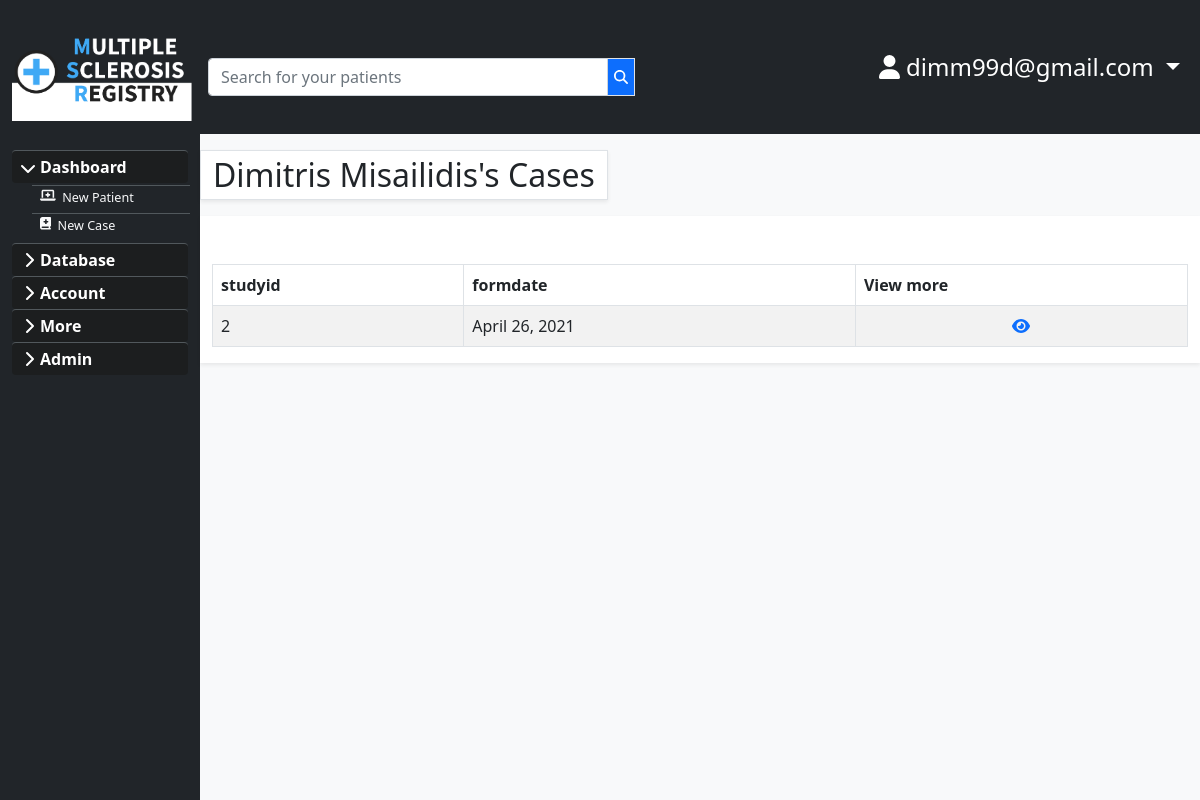
The app's page /registry/28/ (signed in) with its own data.
### users/models.py (models this page shows, shortened)
class User(AbstractBaseUser, PermissionsMixin):
    email = models.EmailField(max_length=254, unique=True)
    is_staff = models.BooleanField(default=False)
    is_superuser = models.BooleanField(default=False)
    is_active = models.BooleanField(default=True)
    last_login = models.DateTimeField(null=True, blank=True)
    date_joined = models.DateTimeField(auto_now_add=True)
    name = models.CharField(max_length=25, null=True, blank=True)
    surname = models.CharField(max_length=25, null=True, blank=True)
    USERNAME_FIELD = 'email'
    EMAIL_FIELD = 'email'
    REQUIRED_FIELDS = ['name','surname']
    objects = UserManager()

### main/models.py (models this page shows, shortened)
class Mspatient(models.Model):
    name = models.CharField(max_length=30)
    surname = models.CharField(max_length=30,default='')
    address = models.CharField(max_length=30)
    datecreated = models.DateField(auto_now_add=True)
    createdby = models.ForeignKey(User,editable=False, null=True,blank=True, on_delete= models.SET_NULL)

class Mscase(models.Model):
    ms_choices=(
        ('RR','Relapsing-remitting MS'),
        ('SP','Secondary progressive MS'),
        ('PP','Primary progressive MS'),
        ('Other','Other'),
    )
    severity_choices=(
        ('Mild','Mild'),
        ('Moderate','Moderate'),
        ('Severe','Severe'),
    )
    modtreat_choices=(
        ('Alemtuzumab','Alemtuzumab'),
        ('Avonex','Avonex'),
        ('Betaferon','Betaferon'),
        ('Copaxone','Copaxone'),
        ('Extavia','Extavia'),
        ('Fingolimod','Fingolimod'),
        ('Mitoxantrone','Mitoxantrone'),
        ('Natalizumab','Natalizumab'),
        ('Ocrelizumab','Ocrelizumab'),
        ('Rebif','Rebif'),
        ('Tecfidera','Tecfidera'),
        ('Teriflunomide','Teriflunomide'),
        ('None','None'),
    )
    pastmodreason_choices=(
        ('Lack of efficacy','Lack of efficacy'),
        ('Side Effects','Side Effects'),
        ('Other','Other'),
    )
    evaluation_choices=(
        ('Self-estimated','Self-estimated'),
        ('Trundle wheel','Trundle wheel'),
        ('Treadmill','Treadmill'),
    )
    onsetlocal_choices=(
        ('Spinal','Spinal'),
        ('Cortex','Cortex'),
        ('Visual','Visual'),
        ('Cerebellar/brainstem','Cerebellar/brainstem'),
    )
    onsetsympt_choices=(
        ('Vision','Vision'),
        ('Motor','Motor'),
        ('Sensory','Sensory'),
        ('Coordination','Coordination'),
        ('Bowel/Bladder','Bowel/Bladder'),
        ('Fatigue','Fatigue'),
        ('Cognitive','Cognitive'),
        ('Encephalopathy','Encephalopathy'),
        ('Other','Other'),
    )
    yes_no=(
        ('Yes','Yes'),
        ('No','No')
    )
    mspatient = models.ForeignKey(Mspatient, null=True, on_delete= models.CASCADE)
    formdate = models.DateField()
    studyid = models.AutoField(primary_key=True)
    ms_now = models.CharField(max_length=10,choices=ms_choices)
    conv_to_sp=models.CharField(max_length=20)
    date_diag=models.DateField()
    ms_diag= models.CharField(max_length=10,choices=ms_choices)
    date_onset=models.DateField()
    num_relapses=IntegerField()
    severity=models.CharField(max_length=10,choices=severity_choices)
    pastmodtreat=models.CharField(max_length=20,choices=modtreat_choices)
    pastmoddatestart=models.DateField()
    pastmodtreatstop=models.DateField()
    pastmodreason= models.CharField(max_length=20,choices=pastmodreason_choices)
    presmodtreat=models.CharField(max_length=20,choices=modtreat_choices)
    presmoddatestart=models.DateField()
    edssscore=IntegerField()
    edssdate=DateField()
    walkrangetime=CharField(max_length=5)
    walkrangedist=IntegerField()
    walkrangeeval=models.CharField(max_length=20,choices=evaluation_choices)
    pregnant=models.CharField(max_length=20,choices=yes_no,null=True,blank=True)
    smoker=models.CharField(max_length=20,choices=yes_no,null=True,blank=True)
    cigperday=IntegerField(null=True,blank=True)
    smokersince=IntegerField(null=True,blank=True)
    onsetlocal = models.CharField(max_length=30,choices=onsetlocal_choices,null=True,blank=True)
    onsetsympt = models.CharField(max_length=30,choices=onsetsympt_choices,null=True,blank=True)
    comorbidities=models.CharField(max_length=20,choices=yes_no,null=True,blank=True)
    ethnicity=models.CharField(max_length=20,null=True,blank=True)
    age=IntegerField(null=True,blank=True)
    race=models.CharField(max_length=20,null=True,blank=True)
    personcompleting=models.ForeignKey(User,editable=False, null=True, on_delete= models.CASCADE)

### main/decorators.py (the view)
        def wrapper_func(request,**kwargs):
            group=None
            if request.user.groups.exists():
                group=request.user.groups.all()[0].name
            if group in allowed_roles:
                return view_func(request,**kwargs)
            else:
                return redirect('/')
            return view_func(request,**kwargs)

### main/templatetags/hasgroup.py (called while the page is built)
@register.filter(name='has_group')
def has_group(user, group_name):
    group = Group.objects.get(name=group_name)
    return True if group in user.groups.all() else False

### main/views.py (called while the page is built)
@allowed_users(allowed_roles=['admin','doctor'])
def patientsentry(request,id):
    mspatient = Mspatient.objects.get(id=id)
    mscases = mspatient.mscase_set.all()
    return render(request, 'main/patient.html', {'mspatient':mspatient,'mscases':mscases,'id':id})

### main/templates/main/patient.html (shortened to what this page needs)
{% extends 'main/main_template.html' %}
{% load static %}
{% block content %}
<link href="{% static 'main/sidebar.css'%}" rel="stylesheet">
    <div class="row">
      {% include 'main/sidebar.html' %}
      <div class="asbcontent col-md-10 col-sm-12 mt-3">
        <div class="row ">
          <p class="fs-2 bg-white border w-auto shadow-sm">{{mspatient.name}} {{mspatient.surname}}'s Cases</p>
        </div>
        <div class="row justify-content-center">
          <div class="col-xl-12 col-xxl-9 bg-white shadow-sm ">
            <table id="table_id" class="table table-bordered border border-top table-striped mt-5" style="width: 100%;">
              <thead>
                <tr>
                  <th>studyid</th>
                  <th>formdate</th>
                  <th>View more</th>
                </tr>
              </thead>
              <tbody>
              {% for mscase in mscases %}
                <tr>
                  <td>{{mscase.studyid}}</td>
                  <td>{{mscase.formdate}}</td>
                  <td class="text-center"><a data-bs-toggle="tooltip" title="View this case"  href="{% url 'main:caseentry' mscase.mspatient.id mscase.studyid  %}"><i class="fas fa-eye"></i></a></td>                </tr>
            {% endfor %}
              </tbody>
            </table>
          </div>
          </div>
          </div>
          </div>
{% endblock %}

### main/templates/main/navbar.html (shortened to what this page needs)
{% load static %}
<div class="row">
  <nav class="navbar navbar-expand-md bg-dark navbar-dark ">
    <div class="col-2" id="headernav">
      <div class="navbar-header">
        <a class=" navbar-brand d-block " href="{% url 'main:homepage' %}">
          <img class="main-icon" src="{% static 'main/brand.png' %}" alt="">
        </a>
      </div>
    </div>
      {% if user.is_authenticated %}
      <div class="col-10" id="navitems">
      <div class="collapse navbar-collapse bg-dark b-0 " id="navbarcollapse">
        <div id="navsearch">
          {% include 'main/search.html' %}
        </div>
        <ul class="nav navbar-nav ms-auto">
          <li class="nav-item dropdown">
            <a  class="fs-4 nav-link dropdown-toggle text-white" href="#" id="userdropdown" role="button" data-bs-toggle="dropdown" aria-haspopup="true" aria-expanded="false">
              <i class="fas fa-user"></i> {{ user.email }}
            </a>
          </li>
        </ul>
      </div>
      </div>
      {% endif %}
    </div>
</div>

### main/static/main/styling.css (style rules this page uses)
.navbar { background: #e7e7e7; }
.main-icon { object-fit: contain; width: 9em; height:auto; }
html,body { height: 100%; overflow: auto; margin-left: calc(100vw - 100%); margin-right: 0; }

### main/static/main/sidebar.css (style rules this page uses)
.dropdown-toggle { outline: 0; }

### records on screen
User: email "dimm99d@gmail.com"
Mspatient: name "Dimitris", surname "Misailidis"
Mscase: studyid "2", formdate "April 26, 2021"
